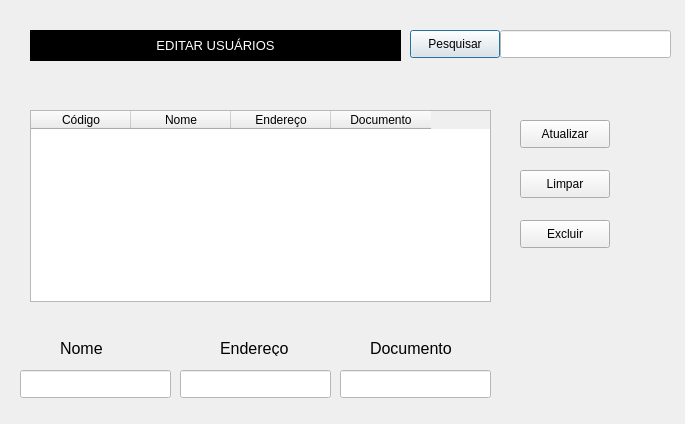
<?xml version="1.0" encoding="UTF-8"?>
<ui version="4.0">
 <class>Dialog</class>
 <widget class="QDialog" name="Dialog">
  <property name="geometry">
   <rect>
    <x>0</x>
    <y>0</y>
    <width>685</width>
    <height>424</height>
   </rect>
  </property>
  <property name="windowTitle">
   <string>Dialog</string>
  </property>
  <widget class="QLabel" name="label">
   <property name="geometry">
    <rect>
     <x>30</x>
     <y>30</y>
     <width>371</width>
     <height>31</height>
    </rect>
   </property>
   <property name="styleSheet">
    <string notr="true">color: rgb(0, 0, 0);
background-color: rgb(0, 0, 0);
color: rgb(255, 255, 255);</string>
   </property>
   <property name="text">
    <string>&lt;!DOCTYPE HTML PUBLIC &quot;-//W3C//DTD HTML 4.0//EN&quot; &quot;http://www.w3.org/TR/REC-html40/strict.dtd&quot;&gt;
&lt;html&gt;&lt;head&gt;&lt;meta name=&quot;qrichtext&quot; content=&quot;1&quot; /&gt;&lt;style type=&quot;text/css&quot;&gt;
p, li { white-space: pre-wrap; }
&lt;/style&gt;&lt;/head&gt;&lt;body style=&quot; font-family:'Ubuntu'; font-size:10pt; font-weight:400; font-style:normal;&quot;&gt;
&lt;p align=&quot;center&quot; style=&quot; margin-top:0px; margin-bottom:0px; margin-left:0px; margin-right:0px; -qt-block-indent:0; text-indent:0px;&quot;&gt;EDITAR USUÁRIOS&lt;/p&gt;&lt;/body&gt;&lt;/html&gt;</string>
   </property>
  </widget>
  <widget class="QPushButton" name="pushButton">
   <property name="geometry">
    <rect>
     <x>410</x>
     <y>30</y>
     <width>90</width>
     <height>28</height>
    </rect>
   </property>
   <property name="text">
    <string>Pesquisar</string>
   </property>
  </widget>
  <widget class="QLineEdit" name="lineEdit">
   <property name="geometry">
    <rect>
     <x>500</x>
     <y>30</y>
     <width>171</width>
     <height>28</height>
    </rect>
   </property>
   <property name="styleSheet">
    <string notr="true">background-color: rgb(255, 255, 255);</string>
   </property>
  </widget>
  <widget class="QTableWidget" name="tableWidget">
   <property name="geometry">
    <rect>
     <x>30</x>
     <y>110</y>
     <width>461</width>
     <height>192</height>
    </rect>
   </property>
   <column>
    <property name="text">
     <string>Código</string>
    </property>
   </column>
   <column>
    <property name="text">
     <string>Nome</string>
    </property>
   </column>
   <column>
    <property name="text">
     <string>Endereço</string>
    </property>
   </column>
   <column>
    <property name="text">
     <string>Documento</string>
    </property>
   </column>
  </widget>
  <widget class="QPushButton" name="pushButton_2">
   <property name="geometry">
    <rect>
     <x>520</x>
     <y>120</y>
     <width>90</width>
     <height>28</height>
    </rect>
   </property>
   <property name="text">
    <string>Atualizar</string>
   </property>
  </widget>
  <widget class="QPushButton" name="pushButton_3">
   <property name="geometry">
    <rect>
     <x>520</x>
     <y>170</y>
     <width>90</width>
     <height>28</height>
    </rect>
   </property>
   <property name="text">
    <string>Limpar</string>
   </property>
  </widget>
  <widget class="QLabel" name="label_2">
   <property name="geometry">
    <rect>
     <x>60</x>
     <y>340</y>
     <width>58</width>
     <height>16</height>
    </rect>
   </property>
   <property name="font">
    <font>
     <pointsize>12</pointsize>
    </font>
   </property>
   <property name="text">
    <string>Nome</string>
   </property>
  </widget>
  <widget class="QLineEdit" name="lineEdit_2">
   <property name="geometry">
    <rect>
     <x>20</x>
     <y>370</y>
     <width>151</width>
     <height>28</height>
    </rect>
   </property>
   <property name="styleSheet">
    <string notr="true">background-color: rgb(255, 255, 255);</string>
   </property>
  </widget>
  <widget class="QLineEdit" name="lineEdit_3">
   <property name="geometry">
    <rect>
     <x>180</x>
     <y>370</y>
     <width>151</width>
     <height>28</height>
    </rect>
   </property>
   <property name="styleSheet">
    <string notr="true">background-color: rgb(255, 255, 255);</string>
   </property>
  </widget>
  <widget class="QLabel" name="label_3">
   <property name="geometry">
    <rect>
     <x>220</x>
     <y>340</y>
     <width>71</width>
     <height>16</height>
    </rect>
   </property>
   <property name="font">
    <font>
     <pointsize>12</pointsize>
    </font>
   </property>
   <property name="text">
    <string>Endereço</string>
   </property>
  </widget>
  <widget class="QLineEdit" name="lineEdit_4">
   <property name="geometry">
    <rect>
     <x>340</x>
     <y>370</y>
     <width>151</width>
     <height>28</height>
    </rect>
   </property>
   <property name="styleSheet">
    <string notr="true">background-color: rgb(255, 255, 255);</string>
   </property>
  </widget>
  <widget class="QLabel" name="label_4">
   <property name="geometry">
    <rect>
     <x>370</x>
     <y>340</y>
     <width>91</width>
     <height>16</height>
    </rect>
   </property>
   <property name="font">
    <font>
     <pointsize>12</pointsize>
    </font>
   </property>
   <property name="text">
    <string>Documento</string>
   </property>
  </widget>
  <widget class="QPushButton" name="pushButton_4">
   <property name="geometry">
    <rect>
     <x>520</x>
     <y>220</y>
     <width>90</width>
     <height>28</height>
    </rect>
   </property>
   <property name="text">
    <string>Excluir</string>
   </property>
  </widget>
 </widget>
 <resources/>
 <connections/>
</ui>
